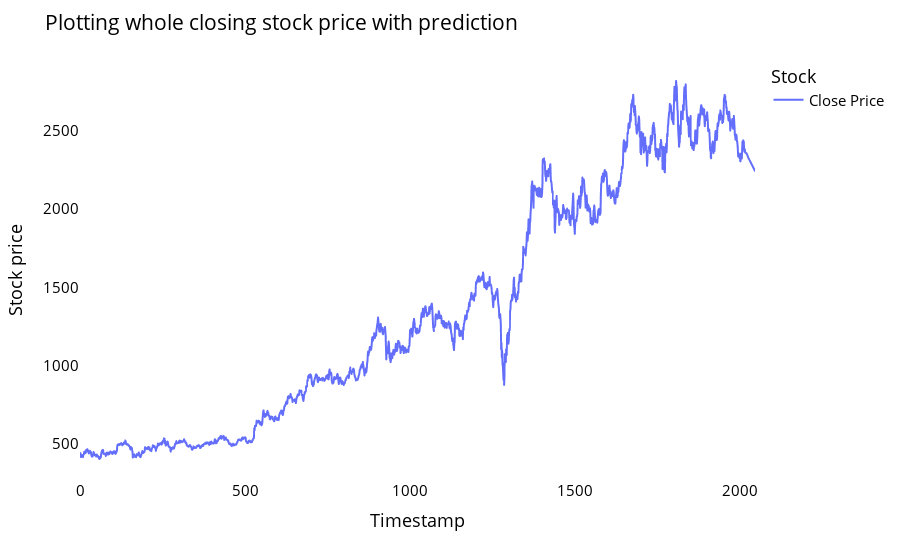

The cell this chart's notebook holds for it:
### Markdown cell above
### Plotting whole closing stock price with prediction

### Code cell
svrdf=closedf.tolist()
svrdf.extend((np.array(lst_output).reshape(-1,1)).tolist())
svrdf=scaler.inverse_transform(svrdf).reshape(1,-1).tolist()[0]

names = cycle(['Close Price'])

fig = px.line(svrdf,labels={'value': 'Stock price','index': 'Timestamp'})
fig.update_layout(title_text='Plotting whole closing stock price with prediction',
                  plot_bgcolor='white', font_size=15, font_color='black',legend_title_text='Stock')
fig.for_each_trace(lambda t:  t.update(name = next(names)))
fig.update_xaxes(showgrid=False)
fig.update_yaxes(showgrid=False)
fig.show()

### Figure 1 — Plotly figure (JSON) as saved in the notebook; plotly's stock layout.template omitted (floating-point values rounded to 4 significant figures; data arrays with more than 128 entries replaced by an {"elided": "..."} marker saying what was removed)
{"data": [{"hovertemplate": "variable=0<br>Timestamp=%{x}<br>Stock price=%{y}<extra></extra>", "legendgroup": "0", "line": {"color": "#636efa", "dash": "solid"}, "marker": {"symbol": "circle"}, "mode": "lines", "name": "Close Price", "showlegend": true, "type": "scattergl", "x": {"elided": "2046 int values"}, "xaxis": "x", "y": {"elided": "2046 float values"}, "yaxis": "y"}], "layout": {"font": {"color": "black", "size": 15}, "legend": {"title": {"text": "Stock"}, "tracegroupgap": 0}, "margin": {"t": 60}, "plot_bgcolor": "white", "title": {"text": "Plotting whole closing stock price with prediction"}, "xaxis": {"anchor": "y", "domain": [0, 1], "showgrid": false, "title": {"text": "Timestamp"}}, "yaxis": {"anchor": "x", "domain": [0, 1], "showgrid": false, "title": {"text": "Stock price"}}}}
